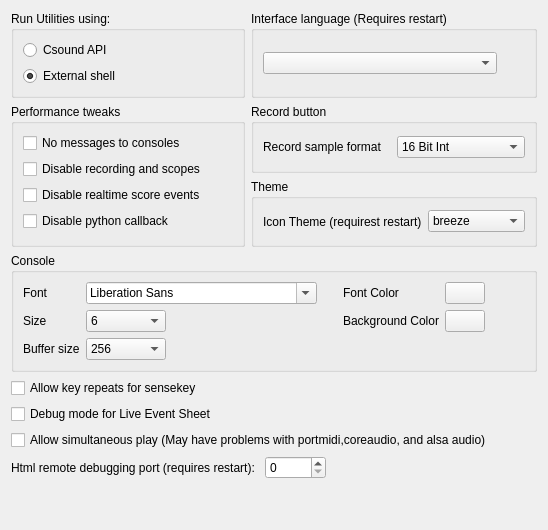
         <widget class="QWidget" name="tab">
          <attribute name="title">
           <string>General</string>
          </attribute>
          <layout class="QGridLayout" name="gridLayout_3">
           <item row="1" column="1">
            <widget class="QGroupBox" name="groupBox_9">
             <property name="title">
              <string>Record button</string>
             </property>
             <layout class="QVBoxLayout" name="verticalLayout_9">
              <item>
               <layout class="QHBoxLayout" name="horizontalLayout_12">
                <item>
                 <widget class="QLabel" name="label_21">
                  <property name="toolTip">
                   <string>&lt;html&gt;&lt;head/&gt;&lt;body&gt;&lt;p&gt;Format of the generated sound file when recording via the recording button in CsoundQT. &lt;span style=&quot; font-weight:600;&quot;&gt;This is NOT the same as offline rendering. &lt;/span&gt;&lt;/p&gt;&lt;/body&gt;&lt;/html&gt;</string>
                  </property>
                  <property name="text">
                   <string>Record sample format</string>
                  </property>
                 </widget>
                </item>
                <item>
                 <widget class="QComboBox" name="sampleFormatComboBox">
                  <property name="minimumSize">
                   <size>
                    <width>100</width>
                    <height>0</height>
                   </size>
                  </property>
                  <property name="maximumSize">
                   <size>
                    <width>16777215</width>
                    <height>16777215</height>
                   </size>
                  </property>
                  <property name="toolTip">
                   <string>&lt;html&gt;&lt;head/&gt;&lt;body&gt;&lt;p&gt;Format of the generated sound file when recording via the recording button in CsoundQT. &lt;span style=&quot; font-weight:600;&quot;&gt;This is NOT the same as offline rendering. &lt;/span&gt;&lt;/p&gt;&lt;/body&gt;&lt;/html&gt;</string>
                  </property>
                  <item>
                   <property name="text">
                    <string>16 Bit Int</string>
                   </property>
                  </item>
                  <item>
                   <property name="text">
                    <string>24 Bit Int</string>
                   </property>
                  </item>
                  <item>
                   <property name="text">
                    <string>32 bit float</string>
                   </property>
                  </item>
                 </widget>
                </item>
               </layout>
              </item>
             </layout>
            </widget>
           </item>
           <item row="0" column="0">
            <widget class="QGroupBox" name="groupBox_8">
             <property name="title">
              <string>Run Utilities using:</string>
             </property>
             <layout class="QVBoxLayout" name="verticalLayout_6">
              <item>
               <layout class="QVBoxLayout" name="layout14">
                <item>
                 <widget class="QRadioButton" name="ApiRadioButton">
                  <property name="text">
                   <string>Csound API</string>
                  </property>
                 </widget>
                </item>
                <item>
                 <widget class="QRadioButton" name="ExternalRadioButton">
                  <property name="text">
                   <string>External shell</string>
                  </property>
                  <property name="checked">
                   <bool>true</bool>
                  </property>
                 </widget>
                </item>
               </layout>
              </item>
             </layout>
            </widget>
           </item>
           <item row="10" column="0">
            <spacer name="verticalSpacer_3">
             <property name="orientation">
              <enum>Qt::Vertical</enum>
             </property>
             <property name="sizeHint" stdset="0">
              <size>
               <width>20</width>
               <height>40</height>
              </size>
             </property>
            </spacer>
           </item>
           <item row="3" column="0" colspan="2">
            <widget class="QGroupBox" name="groupBox_6">
             <property name="title">
              <string>Console</string>
             </property>
             <layout class="QGridLayout" name="gridLayout_4">
              <item row="0" column="0">
               <layout class="QGridLayout" name="consoleFontLayout">
                <item row="2" column="0">
                 <widget class="QLabel" name="label_27">
                  <property name="text">
                   <string>Buffer size</string>
                  </property>
                 </widget>
                </item>
                <item row="2" column="1">
                 <widget class="QComboBox" name="consoleBufferComboBox">
                  <property name="sizePolicy">
                   <sizepolicy hsizetype="Minimum" vsizetype="Fixed">
                    <horstretch>0</horstretch>
                    <verstretch>0</verstretch>
                   </sizepolicy>
                  </property>
                  <property name="maximumSize">
                   <size>
                    <width>80</width>
                    <height>16777215</height>
                   </size>
                  </property>
                  <item>
                   <property name="text">
                    <string>256</string>
                   </property>
                  </item>
                  <item>
                   <property name="text">
                    <string>1024</string>
                   </property>
                  </item>
                  <item>
                   <property name="text">
                    <string>No limit</string>
                   </property>
                  </item>
                 </widget>
                </item>
                <item row="1" column="1">
                 <widget class="QComboBox" name="consoleFontSizeComboBox">
                  <property name="maximumSize">
                   <size>
                    <width>80</width>
                    <height>16777215</height>
                   </size>
                  </property>
                  <property name="currentIndex">
                   <number>0</number>
                  </property>
                  <item>
                   <property name="text">
                    <string>6</string>
                   </property>
                  </item>
                  <item>
                   <property name="text">
                    <string>8</string>
                   </property>
                  </item>
                  <item>
                   <property name="text">
                    <string>9</string>
                   </property>
                  </item>
                  <item>
                   <property name="text">
                    <string>10</string>
                   </property>
                  </item>
                  <item>
                   <property name="text">
                    <string>11</string>
                   </property>
                  </item>
                  <item>
                   <property name="text">
                    <string>12</string>
                   </property>
                  </item>
                  <item>
                   <property name="text">
                    <string>14</string>
                   </property>
                  </item>
                  <item>
                   <property name="text">
                    <string>18</string>
                   </property>
                  </item>
                  <item>
                   <property name="text">
                    <string>20</string>
                   </property>
                  </item>
                  <item>
                   <property name="text">
                    <string>24</string>
                   </property>
                  </item>
                  <item>
                   <property name="text">
                    <string>30</string>
                   </property>
                  </item>
                  <item>
                   <property name="text">
                    <string>36</string>
                   </property>
                  </item>
                  <item>
                   <property name="text">
                    <string>48</string>
                   </property>
                  </item>
                 </widget>
                </item>
                <item row="1" column="0">
                 <widget class="QLabel" name="label_15">
                  <property name="text">
                   <string>Size</string>
                  </property>
                 </widget>
                </item>
                <item row="0" column="4">
                 <widget class="QLabel" name="label_23">
                  <property name="text">
                   <string>Font Color</string>
                  </property>
                 </widget>
                </item>
                <item row="1" column="2">
                 <spacer name="horizontalSpacer_19">
                  <property name="orientation">
                   <enum>Qt::Vertical</enum>
                  </property>
                  <property name="sizeHint" stdset="0">
                   <size>
                    <width>40</width>
                    <height>20</height>
                   </size>
                  </property>
                 </spacer>
                </item>
                <item row="1" column="4">
                 <widget class="QLabel" name="label_24">
                  <property name="text">
                   <string>Background Color</string>
                  </property>
                 </widget>
                </item>
                <item row="1" column="5">
                 <widget class="QPushButton" name="consoleBgColorPushButton">
                  <property name="enabled">
                   <bool>true</bool>
                  </property>
                  <property name="text">
                   <string/>
                  </property>
                 </widget>
                </item>
                <item row="0" column="1" colspan="2">
                 <widget class="QFontComboBox" name="consoleFontComboBox"/>
                </item>
                <item row="1" column="3">
                 <spacer name="horizontalSpacer_3">
                  <property name="orientation">
                   <enum>Qt::Vertical</enum>
                  </property>
                  <property name="sizeType">
                   <enum>QSizePolicy::Fixed</enum>
                  </property>
                  <property name="sizeHint" stdset="0">
                   <size>
                    <width>20</width>
                    <height>20</height>
                   </size>
                  </property>
                 </spacer>
                </item>
                <item row="0" column="0">
                 <widget class="QLabel" name="label_11">
                  <property name="text">
                   <string>Font</string>
                  </property>
                 </widget>
                </item>
                <item row="0" column="5">
                 <widget class="QPushButton" name="consoleFontColorPushButton">
                  <property name="enabled">
                   <bool>true</bool>
                  </property>
                  <property name="text">
                   <string/>
                  </property>
                 </widget>
                </item>
                <item row="1" column="6">
                 <spacer name="horizontalSpacer_18">
                  <property name="orientation">
                   <enum>Qt::Horizontal</enum>
                  </property>
                  <property name="sizeHint" stdset="0">
                   <size>
                    <width>40</width>
                    <height>20</height>
                   </size>
                  </property>
                 </spacer>
                </item>
               </layout>
              </item>
             </layout>
            </widget>
           </item>
           <item row="4" column="0" colspan="2">
            <layout class="QVBoxLayout" name="verticalLayout_3">
             <item>
              <widget class="QCheckBox" name="keyRepeatCheckBox">
               <property name="text">
                <string>Allow key repeats for sensekey</string>
               </property>
              </widget>
             </item>
             <item>
              <widget class="QCheckBox" name="debugLiveEventsCheckBox">
               <property name="text">
                <string>Debug mode for Live Event Sheet</string>
               </property>
              </widget>
             </item>
             <item>
              <widget class="QCheckBox" name="simultaneousCheckBox">
               <property name="layoutDirection">
                <enum>Qt::LeftToRight</enum>
               </property>
               <property name="text">
                <string>Allow simultaneous play (May have problems with portmidi,coreaudio, and alsa audio) </string>
               </property>
              </widget>
             </item>
            </layout>
           </item>
           <item row="1" column="0" rowspan="2">
            <widget class="QGroupBox" name="groupBox_14">
             <property name="title">
              <string>Performance tweaks</string>
             </property>
             <layout class="QVBoxLayout" name="verticalLayout_4">
              <item>
               <layout class="QVBoxLayout" name="verticalLayout_5">
                <item>
                 <widget class="QCheckBox" name="noMessagesCheckBox">
                  <property name="text">
                   <string>No messages to consoles</string>
                  </property>
                 </widget>
                </item>
                <item>
                 <widget class="QCheckBox" name="noBufferCheckBox">
                  <property name="text">
                   <string>Disable recording and scopes</string>
                  </property>
                 </widget>
                </item>
                <item>
                 <widget class="QCheckBox" name="noEventsCheckBox">
                  <property name="text">
                   <string>Disable realtime score events</string>
                  </property>
                 </widget>
                </item>
                <item>
                 <widget class="QCheckBox" name="noPythonCheckBox">
                  <property name="text">
                   <string>Disable python callback</string>
                  </property>
                 </widget>
                </item>
                <item>
                 <spacer name="horizontalSpacer_22">
                  <property name="orientation">
                   <enum>Qt::Vertical</enum>
                  </property>
                  <property name="sizeHint" stdset="0">
                   <size>
                    <width>40</width>
                    <height>4</height>
                   </size>
                  </property>
                 </spacer>
                </item>
               </layout>
              </item>
             </layout>
            </widget>
           </item>
           <item row="7" column="0" rowspan="2" colspan="2">
            <layout class="QHBoxLayout" name="horizontalLayout_9" stretch="0,0,0">
             <property name="sizeConstraint">
              <enum>QLayout::SetDefaultConstraint</enum>
             </property>
             <item>
              <widget class="QLabel" name="label_40">
               <property name="text">
                <string>Html remote debugging port (requires restart): </string>
               </property>
              </widget>
             </item>
             <item>
              <widget class="QSpinBox" name="debugPortSpinBox">
               <property name="maximumSize">
                <size>
                 <width>100</width>
                 <height>16777215</height>
                </size>
               </property>
               <property name="maximum">
                <number>65536</number>
               </property>
              </widget>
             </item>
             <item>
              <spacer name="horizontalSpacer_12">
               <property name="orientation">
                <enum>Qt::Horizontal</enum>
               </property>
               <property name="sizeHint" stdset="0">
                <size>
                 <width>40</width>
                 <height>20</height>
                </size>
               </property>
              </spacer>
             </item>
            </layout>
           </item>
           <item row="0" column="1">
            <widget class="QGroupBox" name="groupBox_13">
             <property name="title">
              <string>Interface language (Requires restart)</string>
             </property>
             <layout class="QVBoxLayout" name="verticalLayout_7">
              <item>
               <widget class="QComboBox" name="languageComboBox">
                <property name="maximumSize">
                 <size>
                  <width>234</width>
                  <height>16777215</height>
                 </size>
                </property>
               </widget>
              </item>
             </layout>
            </widget>
           </item>
           <item row="2" column="1">
            <widget class="QGroupBox" name="groupBox">
             <property name="title">
              <string>Theme</string>
             </property>
             <layout class="QHBoxLayout" name="horizontalLayout_6">
              <item>
               <widget class="QLabel" name="label_31">
                <property name="text">
                 <string>Icon Theme (requirest restart)</string>
                </property>
               </widget>
              </item>
              <item>
               <widget class="QComboBox" name="themeComboBox">
                <item>
                 <property name="text">
                  <string>breeze</string>
                 </property>
                </item>
                <item>
                 <property name="text">
                  <string>breeze-dark</string>
                 </property>
                </item>
                <item>
                 <property name="text">
                  <string>boring</string>
                 </property>
                </item>
               </widget>
              </item>
             </layout>
            </widget>
           </item>
          </layout>
         </widget>
